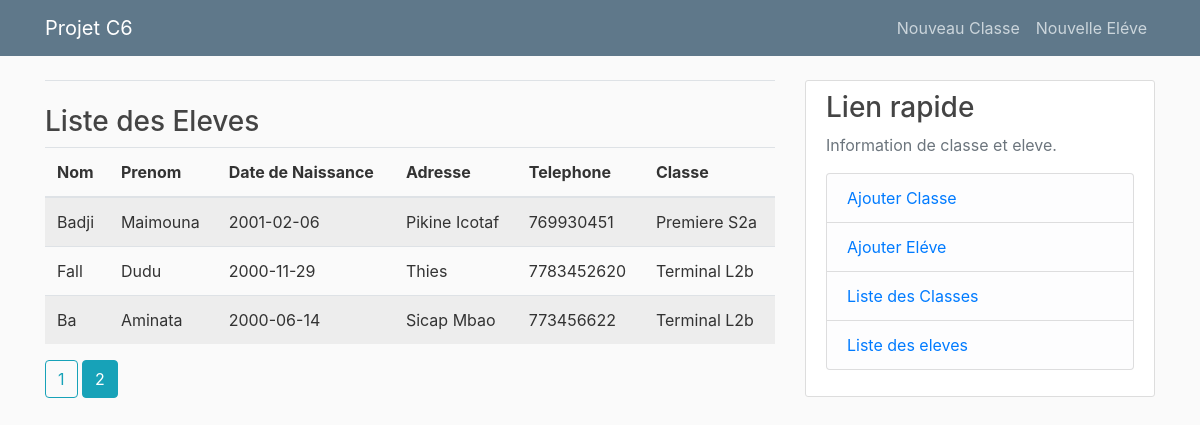
/all_eleves?page=2, run on the app's committed database.
### projetc6/models.py (models this page shows, shortened)
class Eleve(db.Model):
	id = db.Column(db.Integer, primary_key=True)
	nom = db.Column(db.String(20), unique=False, nullable=False)
	prenom = db.Column(db.String(20), unique=False, nullable=False)
	datenaiss = db.Column(db.DateTime, nullable=False)
	adresse = db.Column(db.String(20), nullable=False)
	telphone = db.Column(db.String(20), nullable=False)
	id_classe = db.Column(db.Integer, db.ForeignKey('classe.id'), nullable=False)

class Classe(db.Model):
	id = db.Column(db.Integer, primary_key=True)
	nomcl = db.Column(db.String(20), unique=True, nullable=False)
	eleves = db.relationship('Eleve', backref='classe', lazy=True)

### projetc6/routes.py (the view)
@app.route("/all_eleves")
def all_eleves():
	page=request.args.get('page',1,type=int)
	eleves=Eleve.query.order_by(Eleve.id_classe.desc()).paginate(page=page,per_page=3)
	return render_template('all_eleves.html',eleves=eleves)

### projetc6/templates/all_eleves.html
{% extends "layout.html" %}
	{% block content %}
        	 <div class="panel panel-danger">
                <div class=" border-bottom mb-4"></div>
                    <div class="panel-heading"><h3>Liste des Eleves</h3></div>
                    <div class="panel-body">
                        <table class="table table-striped">
                            <thead>
                                <tr>
                                	<th>Nom</th>
                                    <th>Prenom</th>
                                    <th>Date de Naissance</th>
                                    <th>Adresse</th>
                                    <th>Telephone</th>
                                    <th>Classe</th>
                            	</tr>
                            </thead>
                            <tbody>
                            {% for eleve in eleves.items %}
                                <tr>
                                    <td>{{ eleve.nom }}</td>
                                    <td>{{ eleve.prenom }}</td>
                                    <td>{{ eleve.datenaiss.strftime('%Y-%m-%d') }}</td>
                                    <td>{{ eleve.adresse }}</td>
                                    <td>{{ eleve.telphone }}</td>
                                    <td>{{ eleve.classe.nomcl }}</td>
                                </tr>
                            {% endfor %}
                            </tbody>
                        </table>
                    </div>
                </div>
                {% for page_num in eleves.iter_pages(left_edge=1, right_edge=1, left_current=1, right_current=2) %}
                  {% if page_num %}
                    {% if eleves.page == page_num %}
                      <a class="btn btn-info mb-4"
                          href="{{ url_for('all_eleves', page=page_num) }}">{{ page_num }}
                      </a>
                    {% else %}
                      <a class="btn btn-outline-info mb-4"
                          href="{{ url_for('all_eleves', page=page_num)}}">{{ page_num }}
                      </a>
                    {% endif %}
                  {% else %}
                    ...
                  {% endif %}
                {% endfor %}
	{% endblock content %}

### projetc6/static/main.css (style rules this page uses)
body { background: #fafafa; color: #333333; margin-top: 5rem; }
h1, h2, h3, h4, h5, h6 { color: #444444; }

### data on the page
Eleve: nom "Badji", prenom "Maimouna", datenaiss "2001-02-06", adresse "Pikine Icotaf", telphone "769930451", classe.nomcl "Premiere S2a"
Eleve: nom "Fall", prenom "Dudu", datenaiss "2000-11-29", adresse "Thies", telphone "7783452620", classe.nomcl "Terminal L2b"
Eleve: nom "Ba", prenom "Aminata", datenaiss "2000-06-14", adresse "Sicap Mbao", telphone "773456622", classe.nomcl "Terminal L2b"

### other printed values
{{ page_num }} "1"
{{ page_num }} "2"
